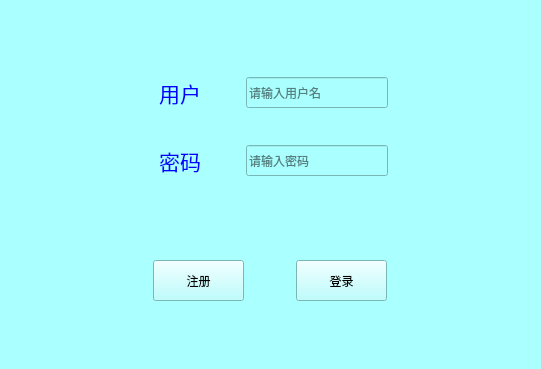
<?xml version="1.0" encoding="UTF-8"?>
<ui version="4.0">
 <class>Widget</class>
 <widget class="QWidget" name="Widget">
  <property name="geometry">
   <rect>
    <x>0</x>
    <y>0</y>
    <width>541</width>
    <height>369</height>
   </rect>
  </property>
  <property name="sizePolicy">
   <sizepolicy hsizetype="Fixed" vsizetype="Fixed">
    <horstretch>0</horstretch>
    <verstretch>0</verstretch>
   </sizepolicy>
  </property>
  <property name="minimumSize">
   <size>
    <width>541</width>
    <height>369</height>
   </size>
  </property>
  <property name="maximumSize">
   <size>
    <width>541</width>
    <height>369</height>
   </size>
  </property>
  <property name="acceptDrops">
   <bool>false</bool>
  </property>
  <property name="windowTitle">
   <string>BugTeam</string>
  </property>
  <property name="windowIcon">
   <iconset>
    <normaloff>C:/Users/邹成智/Pictures/ico/19apps/kgpg.ico</normaloff>C:/Users/邹成智/Pictures/ico/19apps/kgpg.ico</iconset>
  </property>
  <property name="styleSheet">
   <string notr="true">image: url(:/photos/photo (153).gif);
border-left-color: rgb(255, 255, 127);
background-color: rgb(170, 255, 255);</string>
  </property>
  <widget class="QWidget" name="widget" native="true">
   <property name="geometry">
    <rect>
     <x>110</x>
     <y>40</y>
     <width>311</width>
     <height>171</height>
    </rect>
   </property>
   <widget class="QLineEdit" name="passwdLineEdit">
    <property name="enabled">
     <bool>true</bool>
    </property>
    <property name="geometry">
     <rect>
      <x>136</x>
      <y>105</y>
      <width>142</width>
      <height>31</height>
     </rect>
    </property>
    <property name="sizePolicy">
     <sizepolicy hsizetype="Fixed" vsizetype="Fixed">
      <horstretch>0</horstretch>
      <verstretch>7</verstretch>
     </sizepolicy>
    </property>
    <property name="minimumSize">
     <size>
      <width>1</width>
      <height>0</height>
     </size>
    </property>
    <property name="maximumSize">
     <size>
      <width>142</width>
      <height>16777211</height>
     </size>
    </property>
    <property name="inputMethodHints">
     <set>Qt::ImhHiddenText|Qt::ImhNoAutoUppercase|Qt::ImhNoPredictiveText|Qt::ImhSensitiveData</set>
    </property>
    <property name="text">
     <string/>
    </property>
    <property name="echoMode">
     <enum>QLineEdit::Password</enum>
    </property>
    <property name="readOnly">
     <bool>false</bool>
    </property>
    <property name="placeholderText">
     <string>请输入密码</string>
    </property>
   </widget>
   <widget class="QLabel" name="label_2">
    <property name="geometry">
     <rect>
      <x>43</x>
      <y>105</y>
      <width>54</width>
      <height>31</height>
     </rect>
    </property>
    <property name="maximumSize">
     <size>
      <width>54</width>
      <height>16777215</height>
     </size>
    </property>
    <property name="text">
     <string>&lt;html&gt;&lt;head/&gt;&lt;body&gt;&lt;p align=&quot;center&quot;&gt;&lt;span style=&quot; font-size:16pt; color:#0000ff;&quot;&gt;密码&lt;/span&gt;&lt;/p&gt;&lt;/body&gt;&lt;/html&gt;</string>
    </property>
   </widget>
   <widget class="QLineEdit" name="userLineEdit">
    <property name="geometry">
     <rect>
      <x>136</x>
      <y>37</y>
      <width>142</width>
      <height>31</height>
     </rect>
    </property>
    <property name="sizePolicy">
     <sizepolicy hsizetype="Fixed" vsizetype="Fixed">
      <horstretch>0</horstretch>
      <verstretch>0</verstretch>
     </sizepolicy>
    </property>
    <property name="maximumSize">
     <size>
      <width>142</width>
      <height>16777215</height>
     </size>
    </property>
    <property name="placeholderText">
     <string>请输入用户名</string>
    </property>
   </widget>
   <widget class="QLabel" name="label">
    <property name="geometry">
     <rect>
      <x>43</x>
      <y>37</y>
      <width>54</width>
      <height>31</height>
     </rect>
    </property>
    <property name="maximumSize">
     <size>
      <width>54</width>
      <height>16777215</height>
     </size>
    </property>
    <property name="text">
     <string>&lt;html&gt;&lt;head/&gt;&lt;body&gt;&lt;p align=&quot;center&quot;&gt;&lt;span style=&quot; font-size:16pt; color:#0000ff;&quot;&gt;用户&lt;/span&gt;&lt;/p&gt;&lt;/body&gt;&lt;/html&gt;</string>
    </property>
   </widget>
  </widget>
  <widget class="QWidget" name="widget_2" native="true">
   <property name="geometry">
    <rect>
     <x>110</x>
     <y>220</y>
     <width>311</width>
     <height>111</height>
    </rect>
   </property>
   <widget class="QPushButton" name="loginButton">
    <property name="geometry">
     <rect>
      <x>186</x>
      <y>40</y>
      <width>91</width>
      <height>41</height>
     </rect>
    </property>
    <property name="styleSheet">
     <string notr="true">font: 12pt &quot;Agency FB&quot;;
font: 75 12pt &quot;Agency FB&quot;;</string>
    </property>
    <property name="text">
     <string>登录</string>
    </property>
   </widget>
   <widget class="QPushButton" name="registerButton">
    <property name="geometry">
     <rect>
      <x>43</x>
      <y>40</y>
      <width>91</width>
      <height>41</height>
     </rect>
    </property>
    <property name="sizePolicy">
     <sizepolicy hsizetype="Minimum" vsizetype="Fixed">
      <horstretch>10</horstretch>
      <verstretch>10</verstretch>
     </sizepolicy>
    </property>
    <property name="styleSheet">
     <string notr="true">font: 10pt &quot;Agency FB&quot;;
font: 75 12pt &quot;Agency FB&quot;;</string>
    </property>
    <property name="text">
     <string>注册</string>
    </property>
    <property name="iconSize">
     <size>
      <width>20</width>
      <height>20</height>
     </size>
    </property>
   </widget>
  </widget>
 </widget>
 <layoutdefault spacing="6" margin="11"/>
 <resources/>
 <connections/>
</ui>
